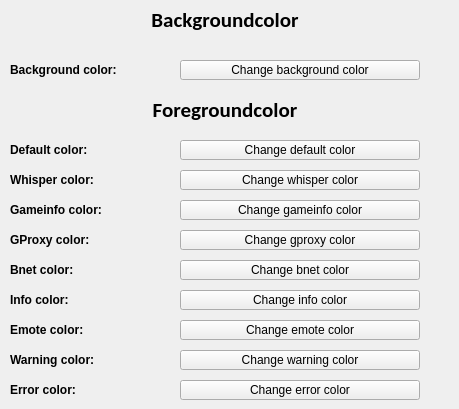
     <widget class="QWidget" name="appearanceGeneralTab">
      <attribute name="title">
       <string>General</string>
      </attribute>
      <widget class="QLabel" name="generalBackgroundcolorHeaderLabel">
       <property name="geometry">
        <rect>
         <x>0</x>
         <y>0</y>
         <width>450</width>
         <height>40</height>
        </rect>
       </property>
       <property name="sizePolicy">
        <sizepolicy hsizetype="Expanding" vsizetype="Expanding">
         <horstretch>0</horstretch>
         <verstretch>0</verstretch>
        </sizepolicy>
       </property>
       <property name="font">
        <font>
         <family>Calibri</family>
         <pointsize>16</pointsize>
         <weight>75</weight>
         <bold>true</bold>
        </font>
       </property>
       <property name="text">
        <string>Backgroundcolor</string>
       </property>
       <property name="alignment">
        <set>Qt::AlignCenter</set>
       </property>
      </widget>
      <widget class="QLabel" name="backgroundcolorLabel">
       <property name="geometry">
        <rect>
         <x>10</x>
         <y>60</y>
         <width>160</width>
         <height>20</height>
        </rect>
       </property>
       <property name="font">
        <font>
         <family>Arial</family>
         <pointsize>9</pointsize>
         <weight>75</weight>
         <bold>true</bold>
        </font>
       </property>
       <property name="text">
        <string>Background color:</string>
       </property>
      </widget>
      <widget class="QPushButton" name="backgroundcolorButton">
       <property name="geometry">
        <rect>
         <x>180</x>
         <y>60</y>
         <width>240</width>
         <height>20</height>
        </rect>
       </property>
       <property name="text">
        <string>Change background color</string>
       </property>
      </widget>
      <widget class="QLabel" name="generalErrorColorLabel">
       <property name="geometry">
        <rect>
         <x>10</x>
         <y>380</y>
         <width>160</width>
         <height>20</height>
        </rect>
       </property>
       <property name="font">
        <font>
         <family>Arial</family>
         <pointsize>9</pointsize>
         <weight>75</weight>
         <bold>true</bold>
        </font>
       </property>
       <property name="text">
        <string>Error color:</string>
       </property>
      </widget>
      <widget class="QLabel" name="generalWarningColorLabel">
       <property name="geometry">
        <rect>
         <x>10</x>
         <y>350</y>
         <width>160</width>
         <height>20</height>
        </rect>
       </property>
       <property name="font">
        <font>
         <family>Arial</family>
         <pointsize>9</pointsize>
         <weight>75</weight>
         <bold>true</bold>
        </font>
       </property>
       <property name="text">
        <string>Warning color:</string>
       </property>
      </widget>
      <widget class="QLabel" name="generalForegroundcolorHeaderLabel">
       <property name="geometry">
        <rect>
         <x>0</x>
         <y>90</y>
         <width>450</width>
         <height>40</height>
        </rect>
       </property>
       <property name="sizePolicy">
        <sizepolicy hsizetype="Expanding" vsizetype="Expanding">
         <horstretch>0</horstretch>
         <verstretch>0</verstretch>
        </sizepolicy>
       </property>
       <property name="font">
        <font>
         <family>Calibri</family>
         <pointsize>16</pointsize>
         <weight>75</weight>
         <bold>true</bold>
        </font>
       </property>
       <property name="text">
        <string>Foregroundcolor</string>
       </property>
       <property name="alignment">
        <set>Qt::AlignCenter</set>
       </property>
      </widget>
      <widget class="QLabel" name="generalChatColorLabel">
       <property name="geometry">
        <rect>
         <x>10</x>
         <y>140</y>
         <width>160</width>
         <height>20</height>
        </rect>
       </property>
       <property name="font">
        <font>
         <family>Arial</family>
         <pointsize>9</pointsize>
         <weight>75</weight>
         <bold>true</bold>
        </font>
       </property>
       <property name="text">
        <string>Default color:</string>
       </property>
      </widget>
      <widget class="MButton" name="generalErrorColorButton">
       <property name="geometry">
        <rect>
         <x>180</x>
         <y>380</y>
         <width>240</width>
         <height>20</height>
        </rect>
       </property>
       <property name="text">
        <string>Change error color</string>
       </property>
      </widget>
      <widget class="QLabel" name="generalEmoteColorLabel">
       <property name="geometry">
        <rect>
         <x>10</x>
         <y>320</y>
         <width>160</width>
         <height>20</height>
        </rect>
       </property>
       <property name="font">
        <font>
         <family>Arial</family>
         <pointsize>9</pointsize>
         <weight>75</weight>
         <bold>true</bold>
        </font>
       </property>
       <property name="text">
        <string>Emote color:</string>
       </property>
      </widget>
      <widget class="QLabel" name="generalGameinfoColorLabel">
       <property name="geometry">
        <rect>
         <x>10</x>
         <y>200</y>
         <width>160</width>
         <height>20</height>
        </rect>
       </property>
       <property name="font">
        <font>
         <family>Arial</family>
         <pointsize>9</pointsize>
         <weight>75</weight>
         <bold>true</bold>
        </font>
       </property>
       <property name="text">
        <string>Gameinfo color:</string>
       </property>
      </widget>
      <widget class="QLabel" name="generalGProxyColorLabel">
       <property name="geometry">
        <rect>
         <x>10</x>
         <y>230</y>
         <width>160</width>
         <height>20</height>
        </rect>
       </property>
       <property name="font">
        <font>
         <family>Arial</family>
         <pointsize>9</pointsize>
         <weight>75</weight>
         <bold>true</bold>
        </font>
       </property>
       <property name="text">
        <string>GProxy color:</string>
       </property>
      </widget>
      <widget class="MButton" name="generalWarningColorButton">
       <property name="geometry">
        <rect>
         <x>180</x>
         <y>350</y>
         <width>240</width>
         <height>20</height>
        </rect>
       </property>
       <property name="text">
        <string>Change warning color</string>
       </property>
      </widget>
      <widget class="QLabel" name="generalBnetColorLabel">
       <property name="geometry">
        <rect>
         <x>10</x>
         <y>260</y>
         <width>160</width>
         <height>20</height>
        </rect>
       </property>
       <property name="font">
        <font>
         <family>Arial</family>
         <pointsize>9</pointsize>
         <weight>75</weight>
         <bold>true</bold>
        </font>
       </property>
       <property name="text">
        <string>Bnet color:</string>
       </property>
      </widget>
      <widget class="MButton" name="generalEmoteColorButton">
       <property name="geometry">
        <rect>
         <x>180</x>
         <y>320</y>
         <width>240</width>
         <height>20</height>
        </rect>
       </property>
       <property name="text">
        <string>Change emote color</string>
       </property>
      </widget>
      <widget class="MButton" name="generalInfoColorButton">
       <property name="geometry">
        <rect>
         <x>180</x>
         <y>290</y>
         <width>240</width>
         <height>20</height>
        </rect>
       </property>
       <property name="text">
        <string>Change info color</string>
       </property>
      </widget>
      <widget class="MButton" name="generalBnetColorButton">
       <property name="geometry">
        <rect>
         <x>180</x>
         <y>260</y>
         <width>240</width>
         <height>20</height>
        </rect>
       </property>
       <property name="text">
        <string>Change bnet color</string>
       </property>
      </widget>
      <widget class="QLabel" name="generalWhisperColorLabel">
       <property name="geometry">
        <rect>
         <x>10</x>
         <y>170</y>
         <width>160</width>
         <height>20</height>
        </rect>
       </property>
       <property name="font">
        <font>
         <family>Arial</family>
         <pointsize>9</pointsize>
         <weight>75</weight>
         <bold>true</bold>
        </font>
       </property>
       <property name="text">
        <string>Whisper color:</string>
       </property>
      </widget>
      <widget class="QLabel" name="generalInfoColorLabel">
       <property name="geometry">
        <rect>
         <x>10</x>
         <y>290</y>
         <width>160</width>
         <height>20</height>
        </rect>
       </property>
       <property name="font">
        <font>
         <family>Arial</family>
         <pointsize>9</pointsize>
         <weight>75</weight>
         <bold>true</bold>
        </font>
       </property>
       <property name="text">
        <string>Info color:</string>
       </property>
      </widget>
      <widget class="MButton" name="generalGProxyColorButton">
       <property name="geometry">
        <rect>
         <x>180</x>
         <y>230</y>
         <width>240</width>
         <height>20</height>
        </rect>
       </property>
       <property name="text">
        <string>Change gproxy color</string>
       </property>
      </widget>
      <widget class="MButton" name="generalGameinfoColorButton">
       <property name="geometry">
        <rect>
         <x>180</x>
         <y>200</y>
         <width>240</width>
         <height>20</height>
        </rect>
       </property>
       <property name="text">
        <string>Change gameinfo color</string>
       </property>
      </widget>
      <widget class="MButton" name="generalWhisperColorButton">
       <property name="geometry">
        <rect>
         <x>180</x>
         <y>170</y>
         <width>240</width>
         <height>20</height>
        </rect>
       </property>
       <property name="text">
        <string>Change whisper color</string>
       </property>
      </widget>
      <widget class="MButton" name="generalDefaultColorButton">
       <property name="geometry">
        <rect>
         <x>180</x>
         <y>140</y>
         <width>240</width>
         <height>20</height>
        </rect>
       </property>
       <property name="text">
        <string>Change default color</string>
       </property>
      </widget>
     </widget>
